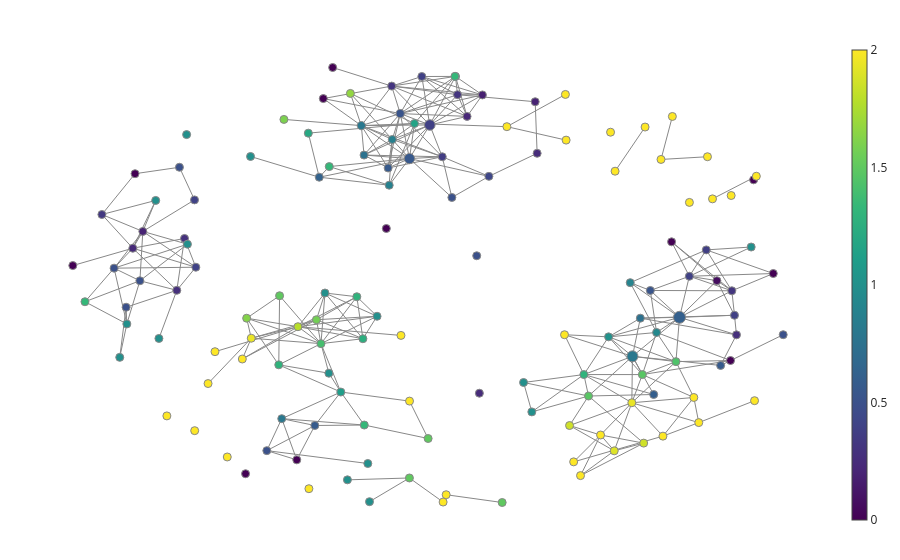

The notebook cell saved with this chart:
### Code cell
from sklearn.preprocessing import LabelEncoder

pipe = make_mapper_pipeline(
    filter_func=BaseCount(choices=[0, 1, 2, 3]),
    cover=CubicalCover(n_intervals=5, overlap_frac=0.111),
    clusterer=DBSCAN(
        metric='manhattan'
    ),
)
fig = plot_static_mapper_graph(
    pipe, 
    df_chs.values,
    color_data=LabelEncoder().fit_transform(region)
)
fig.show()

### Figure 1 — Plotly figure (JSON) as saved in the notebook; plotly's stock layout.template omitted (floating-point values rounded to 4 significant figures; data arrays with more than 128 entries replaced by an {"elided": "..."} marker saying what was removed)
{"data": [{"hoverinfo": "none", "line": {"color": "#888", "width": 1}, "mode": "lines", "name": "edge_trace", "type": "scatter", "uid": "14edc2a7-b2ec-4ea7-9558-bd07b46b9da7", "x": {"elided": "870 float values"}, "y": {"elided": "870 float values"}}, {"hoverinfo": "text", "hovertext": {"elided": "140 str values"}, "marker": {"color": {"elided": "140 float values"}, "colorbar": {"thickness": 15, "title": {"side": "right", "text": ""}, "xanchor": "left"}, "colorscale": [[0, "#440154"], [0.1111, "#482878"], [0.2222, "#3e4989"], [0.3333, "#31688e"], [0.4444, "#26828e"], [0.5556, "#1f9e89"], [0.6667, "#35b779"], [0.7778, "#6ece58"], [0.8889, "#b5de2b"], [1, "#fde725"]], "line": {"color": "#888", "width": 1}, "opacity": 1, "reversescale": false, "showscale": true, "size": {"elided": "140 int values"}, "sizemin": 4, "sizemode": "area", "sizeref": 2.708}, "mode": "markers", "name": "node_trace", "type": "scatter", "uid": "1b844ed4-6ac7-479c-98b1-fb59ad563c16", "x": {"elided": "140 float values"}, "y": {"elided": "140 float values"}}], "layout": {"autosize": false, "hovermode": "closest", "margin": {"b": 20, "l": 5, "r": 5, "t": 40}, "showlegend": false, "title": {"text": ""}, "xaxis": {"showgrid": false, "showline": false, "showticklabels": false, "ticks": "", "title": {"text": ""}, "zeroline": false}, "yaxis": {"showgrid": false, "showline": false, "showticklabels": false, "ticks": "", "title": {"text": ""}, "zeroline": false}}}
